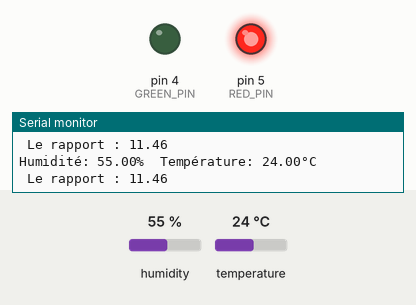
Recording of a sketch running on a simulated Arduino Uno, built with avr-gcc and run on an emulated ATmega328P. Parts: output pins drawn as LEDs (lit = HIGH), the last lines printed to the serial monitor. The test bench sets the inputs (shaded band); at power-on: humidity 55 %, temperature 24 °C. Pins used as bus, display or sensor lines are not drawn.

Above: at 4.8 s.
4.9 s: humidity set to 49 %
7.9 s: humidity set to 46 %
At 9.4 s:
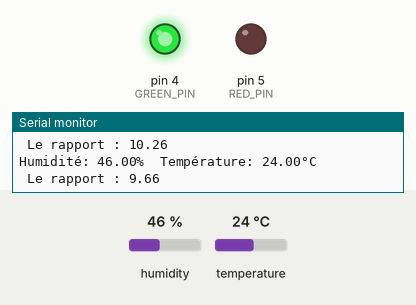
10.9 s: humidity set to 68 %
At 13.0 s:
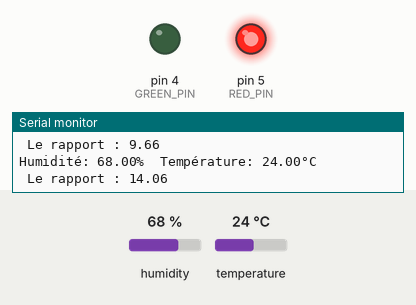
13.9 s: humidity set to 22 %
At 15.5 s:
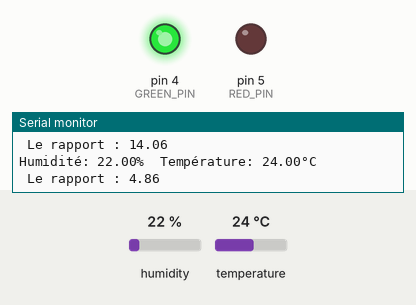
Timing chart, 0 to 17.0 s (numbered marks = the images above; inputs shaded):
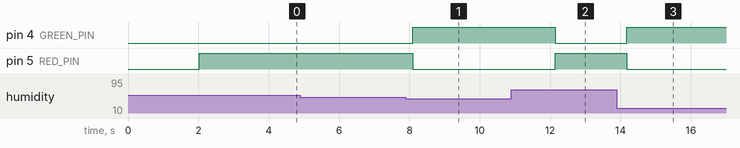

Measured:
- the behaviour switches between 48 and 47 % on humidity (found by bisection; images 0 and 1)
- after the input at 7.9 s, pin 4 (GREEN_PIN): LOW → HIGH after 0.20 s; pin 5 (RED_PIN): HIGH → LOW after 0.20 s
- after the input at 10.9 s, pin 4 (GREEN_PIN): HIGH → LOW after 1.2 s; pin 5 (RED_PIN): LOW → HIGH after 1.2 s
- after the input at 13.9 s, pin 4 (GREEN_PIN): LOW → HIGH after 0.27 s; pin 5 (RED_PIN): HIGH → LOW after 0.27 s

The sketch:

Level1.ino
```cpp
#include <DHT.h>

#define DHTPIN 2
#define DHTTYPE DHT11
#define TEMPERATURE_THRESHOLD 30.0 // Seuil de température (en degrés Celsius)
#define HUMIDITY_THRESHOLD 50 // Seuil d'humidité (en pourcentage)
//#define SOIL_MOISTURE_THRESHOLD 300 // Seuil d'humidité du sol (valeur analogique)

#define RED_PIN 5
#define GREEN_PIN 4
#define BLUE_PIN 0

#define TEMPERATURE_WEIGHT 0.5 // Pondération pour la température
//#define HUMIDITY_WEIGHT 0.3 // Pondération pour l'humidité du sol
#define AMBIENT_HUMIDITY_WEIGHT 0.2 // Pondération pour l'humidité ambiante

DHT dht(DHTPIN, DHTTYPE);

void setup() {
  Serial.begin(9600);
  dht.begin();
  pinMode(RED_PIN, OUTPUT);
  pinMode(GREEN_PIN, OUTPUT);
  pinMode(BLUE_PIN, OUTPUT);
}

void loop() {
  delay(2000);
  float temperature = dht.readTemperature();
  float humidity = dht.readHumidity();
  //int soilMoisture = analogRead(A0); // Lecture de l'humidité du sol

  // Calcul des scores pondérés pour chaque paramètre
  float tempScore = TEMPERATURE_WEIGHT * (abs(temperature - TEMPERATURE_THRESHOLD)-5);
  float humiScore = AMBIENT_HUMIDITY_WEIGHT * abs(humidity - AMBIENT_HUMIDITY_WEIGHT);
 // float soilScore = SOIL_MOISTURE_THRESHOLD * abs(soilMoisture - SOIL_MOISTURE_THRESHOLD);

  // Calcul du rapport global
  float totalScore = tempScore + humiScore; //+ soilScore

  //Affichage
  // Vérifier si la lecture a réussi
  if (isnan(humidity) || isnan(temperature)) {
    Serial.println("Échec de lecture du capteur DHT !");
  }
  else
  {
  // Afficher les valeurs lues
  Serial.print("Humidité: ");
  Serial.print(humidity);
  Serial.print("%\t");
  Serial.print("Température: ");
  Serial.print(temperature);
  Serial.println("°C");
  Serial.print(" Le rapport : ");
  Serial.println(totalScore);
    // Ajustement de la couleur en fonction du score total
  if (totalScore <= 10) {
    setColor(0, 255, 0); // Vert
  } else if (totalScore <= 15) {
    setColor(255, 0, 255); // Bleu
  } else {
    setColor(255, 0, 0); // Rouge
  }
  }
}

void setColor(int red, int green, int blue) {
  analogWrite(RED_PIN, red);
  analogWrite(GREEN_PIN, green);
  analogWrite(BLUE_PIN, blue);
}
```
